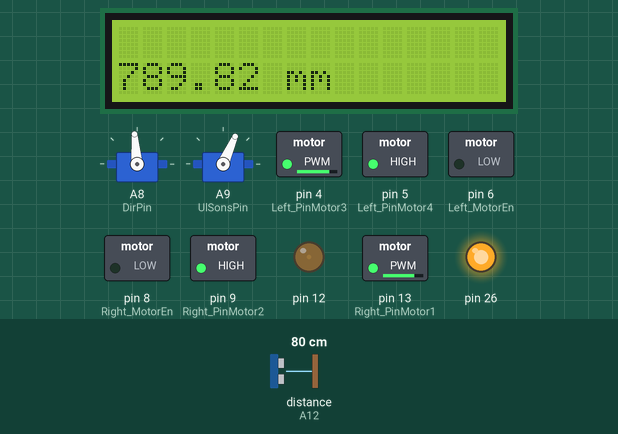
Bench run of a sketch on a simulated Arduino Mega 2560, built with avr-gcc and run on an emulated ATmega2560. Shown: 2 × servo, 16×2 character LCD, switched loads named in the sketch (green lamp = pin HIGH), output pins drawn as LEDs (lit = HIGH). Wiring (inferred from the names in the program): ultrasonic range finder: trigger A13; echo A12. Inputs (shaded band) come from the test bench; at power-on: distance to the obstacle (sensor on A12) 80 cm. The echo pulse lasts 58.3 µs per cm; pins used as bus, display or sensor lines are not drawn; what the sketch prints to the serial monitor is not drawn.

Above: at 2.3 s.
2.4 s: distance to the obstacle (sensor on A12) set to 2 cm
At 2.66 s:
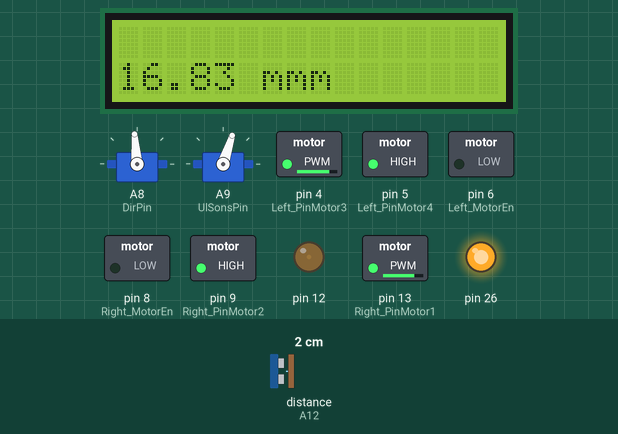
4.3 s: distance to the obstacle (sensor on A12) set to 18 cm
At 7.1 s:
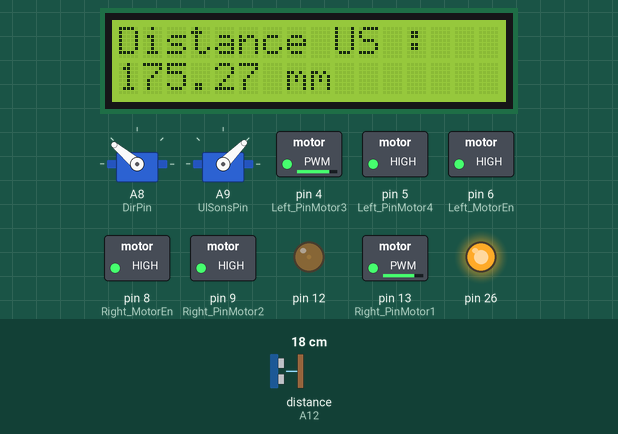
9.5 s: distance to the obstacle (sensor on A12) set to 4 cm
At 10.64 s:
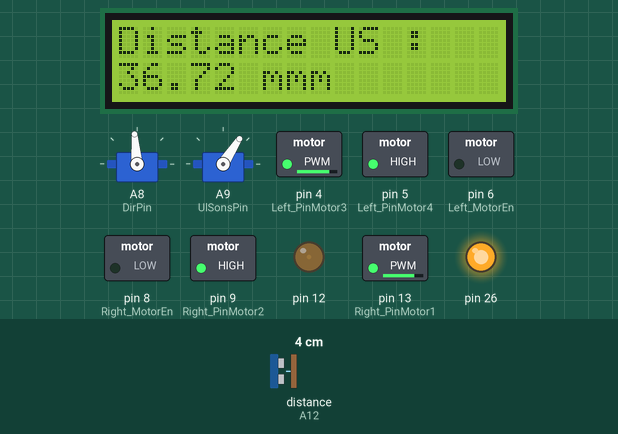
12.3 s: distance to the obstacle (sensor on A12) set to 35 cm
At 13.38 s:
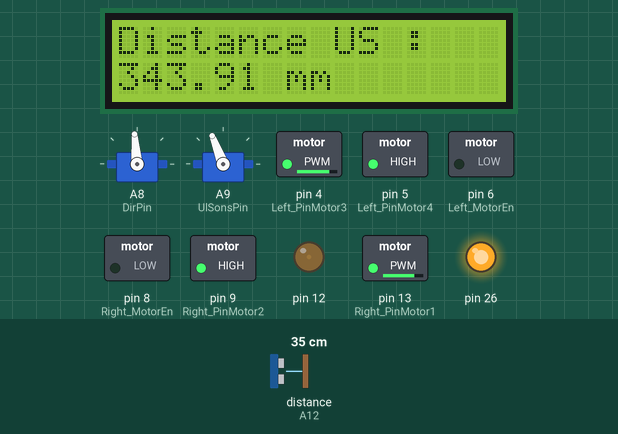
14.3 s: distance to the obstacle (sensor on A12) set to 9 cm
At 16.8 s:
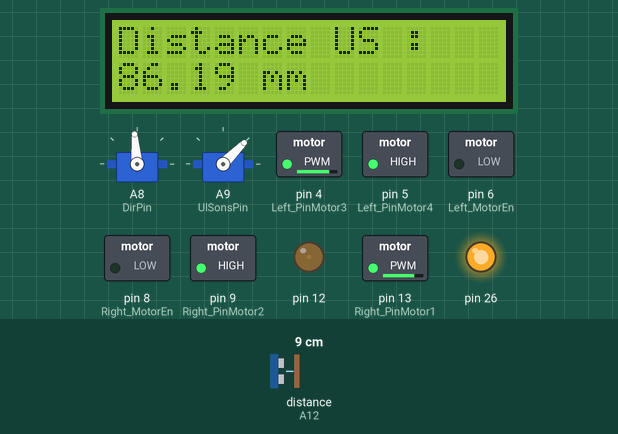
Timing chart, 0 to 17.0 s (numbered marks = the images above; inputs shaded):
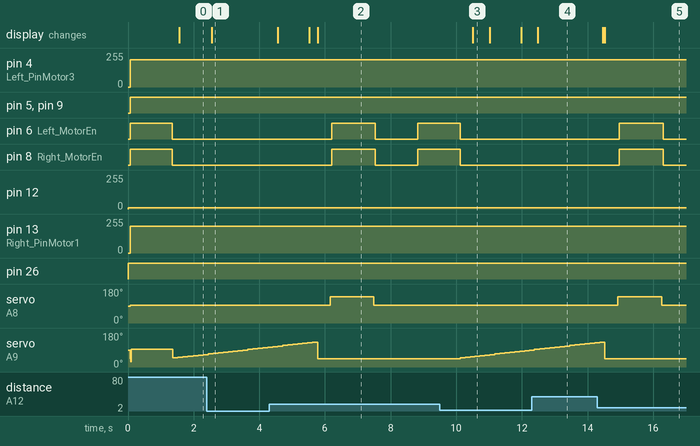

Measured:
- after the input at 2.4 s, the display: changes after 0.15 s (image 1)
- after the input at 4.3 s, the display: first changes after 0.26 s (image 2 shows a later state)
- after the input at 9.5 s, the display: changes after 1.0 s (image 3)
- after the input at 12.3 s, the display: changes after 0.18 s (image 4)
- after the input at 14.3 s, the display: first changes after 0.17 s (image 5 shows a later state)
- by itself, servo on A9 (UlSonsPin): rises from 105° to 132° in 1.2 s, then falls to 45° in 0.16 s
- what the display in image 3 shows lasts 0.5 s, from 10.5 s to 11.0 s

The sketch:

S9CSI-RTI__CodeScenario1_DEL_PUPPO_TISSEUR_CATUSSE.ino
```cpp
/*   Daniel Dixneuf 8 décembre 2021
 *   ES2_exercice2_V1.1.ino
 *   Goals:
 *        1) test the motors supply by the driver board, and test the empulsional sensor on axes
 *        2) test the direction servomotor driven the 2 front wheels
 *        3) test the ultrasonic servomotor driven the ultrasonic sensor
 *_________________________________________________________________________
 *   done:
 *        - the independant supply for the 2 rear motors
 *   doing:
 *        - odometric sensor on the 2 motors M1 M2
 *            * instal library CaptureTimer to pick up the pulses from sensors
 *
 * LeftMotor=M1B (EnB, In3, In4)    RightMotor=M2A(EnA, In1, In2)
 */
#include <Arduino_FreeRTOS.h>
#include "task.h"
#include "Arduino.h"
#include <avr/interrupt.h>
#include <QMC5883LCompass.h>


#define  LeftMotor_signalA 48
#define  LeftMotor_signalB 15
#define  RightMotor_signalA 49
#define  RightMotor_signalB 14
#include <LiquidCrystal.h>
#include <Servo.h>  // on inclut la bibliothèque pour piloter un servomoteur
#include <Wire.h>
#include <Adafruit_INA219.h>
#include <TimerOne.h>
unsigned long time;
long int seconds=0;
int minutes=0;
int hours=0;
int set=0;
int reset=0;
float wattHours =0;
float conso=0;
Adafruit_INA219 ina219;

QMC5883LCompass compass;
const int rs = 28, en = 27, d4 = 22, d5 = 23, d6 = 24, d7 = 25;
LiquidCrystal lcd(rs, en, d4, d5, d6, d7);

char timeline[16];
//
int CmptPulse_RightMotor=0;
int CmptOVL_RightMotor=0;
int CmptPulse_LeftMotor=0;
int CmptOVL_LeftMotor=0;
int compteur_droite = 0;
int compteur_gauche = 0;
int i_US = 45;

// CAPTEUR ULTRASON
/* Constantes pour les broches */
const byte TRIGGER_PIN = A13; // Broche TRIGGER
const byte ECHO_PIN = A12;    // Broche ECHO

/* Constantes pour le timeout */
const unsigned long MEASURE_TIMEOUT = 25000UL; // 25ms = ~8m à 340m/s

/* Vitesse du son dans l'air en mm/us */
const float SOUND_SPEED = 340.0 / 1000;


//Variables for the displacement of the wheel
float pi = 3.1415926535;
float radius = 32.5;
float distance_gauche = 0;
float distance_droite = 0;
float distance ;
bool flag;
//direction
#define DirPin      A8
#define UlSonsPin   A9

int increment = 1;        //incrément entre chaque position
bool Direction_NowAngle = false;//Envoi sur le port série la position courante du servomoteur


//Right Motor (A)
#define Right_PinMotor1  13  //go front (980Hz)
#define Right_PinMotor2   9  //go rear
#define Right_MotorEn     8  //Enable mvt

#define Left_PinMotor3   4  //go front (980Hz)
#define Left_PinMotor4   5  //go rear
#define Left_MotorEn     6  //Enable mvt
//sensor
#define RightMotor_SensorAM1   18  //able to do interruptions
#define RightMotor_SensorBM1   14  //no interruption on this pin; BM1 in late 1/4T if CS2 goes and is in early if CS2 go back
#define LeftMotor_SensorAM2   19   //able to do interruptions
#define LeftMotor_SensorBM2   15   //no interruption on this pina
#define RightMotor_SensorAM1_LevelLow  digitalRead(RightMotor_SensorAM1)==0
#define RightMotor_SensorBM1_LevelLow  digitalRead(LeftMotor_SensorBM2)==0

#define HIGHA HIGH     //change HIGH in LOW to stop all mvts
#define LOWA LOW
#define HIGHB HIGH
#define LOWB LOW

#define derive 26

#define Enable_RightMotorA_On digitalWrite(Right_MotorEn,HIGHA)
#define Enable_RightMotorA_Off digitalWrite(Right_MotorEn,LOW)
#define Enable_LeftMotorB_On digitalWrite(Left_MotorEn,HIGHB)
#define Enable_LeftMotorB_Off digitalWrite(Left_MotorEn,LOW)
//steering wheels
byte Dir_CentralAngle=95;//#define Dir_CentralAngle 90
byte DirUltSonic_CentralAngle=90;


//_______ Global Variables declarations
int unsigned Xtest,XBtest;
int RSpeed;
int speed_RightMotor = 20;   // -100%< <100% de Nmax (avoid -20%< <20% because wheels not really run)
int speed_LeftMotor = -20;
long IncMotorSensorM1;
byte SteeringWheelsposition;
byte Dir_InitialAngle = 60;   //initial angle (wheels on left hand)
byte Dir_FinalAngle = 140;    //final angle (wheels on right hand)
int x, y, z, a, b;
char myArray[3];
byte DirUltrasonicPosition;
float distance_mm;
long measure_US ;
#define DirUlSon_InitialAngle 45
#define DirUlSon_FinalAngle   135
int Mode = 1 ;

Servo  myservoDir;
Servo  myservoUlSons;

TaskHandle_t RightDriveMotor_Handle,LeftDriveMotor_Handle,TestMvt_Handle;
TaskHandle_t InitStWheels_Handle,SteeringWheels_Handle,Dir_Ultrasonic_Handle,InitDirUltrasonic_Handle, Affiche_handle,Compas_handle, US_handle,Affiche_LCD_handle;

// INTERRUPTION FOR ODOMETRIC SENSOR

// The 2 16bits Timer (TIMER4 and TIMER5) are used in this code, which uses 2 inputs capture (ICP4 and ICP5).
// We maintain the high order 48 bits here by incrementing the virtual timer.

///////////////////// TIMER5_CAPT_vect and TIMER4_CAPT_vect: Interrupt capture handlers
//__ ICP5 Interruption
ISR(TIMER5_CAPT_vect) {//right drive Motor
  CmptPulse_LeftMotor++;
    if(digitalRead(15)==1) {
      compteur_gauche++;
      CmptPulse_LeftMotor++;
      if(CmptPulse_LeftMotor>=30000) {CmptPulse_LeftMotor=0;CmptOVL_LeftMotor++;}
    }else{
      compteur_gauche--;
      CmptPulse_LeftMotor--;
      if(CmptPulse_LeftMotor<=(-30000)) {CmptPulse_LeftMotor=0;CmptOVL_LeftMotor--;}
    }

    distance_roue(0);
    //reset Interrupt Flag
    TIFR5 |= (1<<ICF5);
}
//__ ICP5 Interruption
ISR(TIMER4_CAPT_vect) {//the left motor rotor rotates opposite to right motor rotor
    if(digitalRead(14)==0) {
      compteur_droite++;
      CmptPulse_RightMotor++;
      if(CmptPulse_RightMotor>=30000) {CmptPulse_RightMotor=0;CmptOVL_RightMotor++;}
    }else{
      compteur_droite--;
      CmptPulse_RightMotor--;
      if(CmptPulse_RightMotor<=(-30000)) {CmptPulse_RightMotor=0;CmptOVL_RightMotor--;}
    }
    distance_roue(1);
    //reset Interrupt Flag
    TIFR4 |= (1<<ICF4);
}

//_______ Prototypes
static void RightDriveMotor(void * pvParameters);
static void LeftDriveMotor(void * pvParameters);
static void TestMvt(void * pvParameters);
void Steering_Wheels_Task(void * pvParameters);
void Init_StWheels_Task(void * pvParameters);
void Direction_Ultrasonic_Task(void * pvParameters);
void Init_DirUltrasonic_Task(void * pvParameters);
//___________________________________ SETUP
void setup(){
    Serial.begin(115200);
    //--Set pins as outputs
      compass.init();
    pinMode(DirPin, OUTPUT);
    pinMode(Right_PinMotor1, OUTPUT);
    pinMode(Right_PinMotor2, OUTPUT);
    pinMode(Right_MotorEn, OUTPUT);
    pinMode(Left_PinMotor3, OUTPUT);
    pinMode(Left_PinMotor3, OUTPUT);
    pinMode(Left_MotorEn, OUTPUT);
    myservoDir.attach(DirPin);
    myservoUlSons.attach(UlSonsPin);
    pinMode(RightMotor_SensorAM1,INPUT_PULLUP);
    pinMode(LeftMotor_SensorAM2,INPUT_PULLUP);
    pinMode(RightMotor_SensorBM1,INPUT_PULLUP);
    pinMode(LeftMotor_SensorBM2,INPUT_PULLUP);
    pinMode(26,OUTPUT);
    pinMode(12,OUTPUT);
    digitalWrite(26,HIGH);
    analogWrite(12,10);
    lcd.begin(16, 2);

    /* Initialise les broches */
    pinMode(TRIGGER_PIN, OUTPUT);
    digitalWrite(TRIGGER_PIN, LOW); // La broche TRIGGER doit être à LOW au repos
    pinMode(ECHO_PIN, INPUT);

//    monServo.attach(A9); // on définit le Pin utilisé par le servomoteur

    Timer1.start();
  uint32_t currentFrequency;


  ina219.begin();


    //ODO SENSORS SETUP
    //Right Drive Motor M1
   pinMode(RightMotor_signalA, INPUT_PULLUP);pinMode(RightMotor_signalB, INPUT_PULLUP);
   //Left Drive Motor M2
   pinMode(LeftMotor_signalA, INPUT_PULLUP);pinMode(LeftMotor_signalB, INPUT_PULLUP);
   //init and start Timer
   //initTimer();
   //Serial.println("timing...");
    //sermotors
    myservoDir.attach(DirPin);
    myservoUlSons.attach(A9);
    myservoUlSons.write(45);
    myservoDir.write(Dir_CentralAngle);
    //--init
    Xtest=0;XBtest=0;
    RSpeed=0;
    IncMotorSensorM1=0;
    SteeringWheelsposition = 120;
    //--interruptions
    //--Tasks
    //Serial.println("la");
    xTaskCreate(TestMvt, "TestMvt", 100, NULL, 5, &TestMvt_Handle);//vTaskSuspend(TestMvt_Handle);
    xTaskCreate(RightDriveMotor, "RightDriveMotor", 100, NULL, 1, &RightDriveMotor_Handle);vTaskSuspend(RightDriveMotor_Handle);
    xTaskCreate(LeftDriveMotor, "LeftDriveMotor", 100, NULL, 1, &LeftDriveMotor_Handle);vTaskSuspend(LeftDriveMotor_Handle);
    xTaskCreate(Steering_Wheels_Task, "Steering_Wheels_Task", 100, NULL, 1, &SteeringWheels_Handle);vTaskSuspend(SteeringWheels_Handle);
    xTaskCreate(Init_StWheels_Task, "Init_StWheels_Task", 100, NULL, 1, &InitStWheels_Handle);vTaskSuspend(InitStWheels_Handle);
    xTaskCreate(Direction_Ultrasonic_Task, "Direction_Ultrasonic_Task", 100, NULL, 1, &Dir_Ultrasonic_Handle);vTaskSuspend(Dir_Ultrasonic_Handle);
    xTaskCreate(Init_DirUltrasonic_Task, "Init_DirUltrasonic_Task", 100, NULL, 1, &InitDirUltrasonic_Handle);vTaskSuspend(InitDirUltrasonic_Handle);
    xTaskCreate(Affiche, "Affiche", 100, NULL, 3, &Affiche_handle);vTaskSuspend(Affiche_handle);
    xTaskCreate(Affiche_LCD, "Affiche_LCD", 100, NULL, 3, &Affiche_LCD_handle);//vTaskSuspend(Affiche_LCD_handle);
    xTaskCreate(Compas, "Compas", 100, NULL, 2, &Compas_handle);vTaskSuspend(Compas_handle);
    xTaskCreate(US, "US", 100, NULL, 2, &US_handle); vTaskSuspend(US_handle);
    xTaskCreate(Idle_Task, "Idle_Task", 100, NULL, 0, NULL);
    Serial.println("Setup");
    //--let's go
    vTaskStartScheduler();
}
//___________________________ Functions Descriptions
//_____Main
//__


/////////////////////////////init TIMER
void initTimer(void) {
  //__Input Capture setup Right Motor
  // ICNC4: Enable Input Capture Noise Canceler
  // ICES4: =1 for trigger on rising edge, =0 falling edge
  // CS40: =1 set prescaler to 1x system clock (F_CPU), the TCNT1 register overflow with Freq=16MHz/1024
  TCCR4A = 0;
  TCCR4B = (1<<ICNC4) | (0<<ICES4) | (1<<CS40); //(0<<ICNC4)
  TCCR4C = 0;
  //catchFallingEdge(); // initialize to catch
  { TCCR4B &= ~(1<<ICES4); TIFR4 |= (1<<ICF4); }
  // Interrupt setup
  // ICIE4: Input capture
  // TOIE4: TIMER4 overflow
  TIFR4 = (1<<ICF4);// | (1<<TOV1);    // clear pending interrupt capture flag and overflow timer flag
  TIMSK4 = (1<<ICIE4);// | (1<<TOIE4); // and enable

  //__Input Capture setup Left Motor
  TCCR5A = 0;
  TCCR5B = (1<<ICNC5) | (0<<ICES5) | (1<<CS50); //(0<<ICNC5)
  TCCR5C = 0;
  //catchFallingEdge(); // initialize to catch
  { TCCR5B &= ~(1<<ICES5); TIFR5 |= (1<<ICF5);  }
  TIFR5 = (1<<ICF5);// | (1<<TOV1);    // clear pending interrupt capture flag and overflow timer flag
  TIMSK5 = (1<<ICIE5);// | (1<<TOIE5); // and enable
}
void Affiche_LCD(){
  while(1){
 lcd.setCursor(0,1);
 lcd.print(distance_mm);lcd.print(" mm");
 vTaskDelay(500/portTICK_PERIOD_MS);

  }


}

void Affiche(){
  while(1){
  Serial.print("distance gauche :");
  Serial.println(distance_gauche); Serial.println(compteur_gauche);
  Serial.print("distance droite :");
  Serial.println(distance_droite);Serial.println(compteur_droite);
  Serial.print("compass   :");
  Serial.print(a); Serial.print("   "); Serial.println(b);

 /*   Serial.print(" Direction: ");
  Serial.print(myArray[0]);
  Serial.print(myArray[1]);
  Serial.print(myArray[2]);

  Serial.println();
  Serial.print("Distance :  ");
  Serial.println(distance_mm);*/
   vTaskDelay(500/portTICK_PERIOD_MS);
  }
}

void Compas(){
  while(1){
  compass.read();
  x = compass.getX();
  y = compass.getY();
  z = compass.getZ();
  a = compass.getAzimuth();
 /*
  if(a+derive > 360 ){
    a = 360-(a+derive);
  }else{
    a= a+derive;
  }*/
  b = compass.getBearing(a);
  compass.getDirection(myArray, a);
  vTaskDelay(500/portTICK_PERIOD_MS);
  Serial.println("tache compass");
}
}

void US() {
  while(1){

    /* 1. Lance une mesure de distance en envoyant une impulsion HIGH de 10µs sur la broche TRIGGER */
  digitalWrite(TRIGGER_PIN, HIGH);
  delayMicroseconds(10);
  digitalWrite(TRIGGER_PIN, LOW);

  /* 2. Mesure le temps entre l'envoi de l'impulsion ultrasonique et son écho (si il existe) */
  measure_US = pulseIn(ECHO_PIN, HIGH, MEASURE_TIMEOUT);

  /* 3. Calcul la distance à partir du temps mesuré */
  if(measure_US / 2.0 * SOUND_SPEED > 0){
    distance_mm = measure_US / 2.0 * SOUND_SPEED;
  }
  Serial.println("tache US");
  i_US = i_US + 3;
  myservoUlSons.write(i_US);
  //Scan du servo
  if(i_US == 135){
    i_US=45;
    myservoUlSons.write(i_US);
    flag = 1;
   // vTaskResume(TestMvt_Handle);
   //vTaskSuspend(US_handle);
       lcd.clear();
       lcd.setCursor(0,0);

       lcd.print("Distance US :");
       lcd.setCursor(0,1);
       lcd.print(distance_mm);
       lcd.print(" mm");
  }
  vTaskDelay(150/portTICK_PERIOD_MS);
  }
}

void Direction_Ultrasonic_Task(void * pvParameters){
  while(1){
           for (DirUltrasonicPosition = DirUlSon_InitialAngle; DirUltrasonicPosition <=DirUlSon_FinalAngle; DirUltrasonicPosition ++){
              myservoUlSons.write(DirUltrasonicPosition);
              vTaskDelay(50/portTICK_PERIOD_MS);

           }
           for (DirUltrasonicPosition = DirUlSon_FinalAngle; DirUltrasonicPosition >=DirUlSon_InitialAngle; DirUltrasonicPosition --){
              myservoUlSons.write(DirUltrasonicPosition);
              vTaskDelay(50/portTICK_PERIOD_MS);
           }

           //Serial.println("-------- Dir UltSonic");
  }
}
void Init_DirUltrasonic_Task(void * pvParameters){
    //Serial.println("--------Dir UltSonic");
  while(1){
        if(DirUltrasonicPosition<=DirUltSonic_CentralAngle){
           for (DirUltrasonicPosition = DirUltrasonicPosition; DirUltrasonicPosition <=Dir_CentralAngle; DirUltrasonicPosition ++){
              myservoUlSons.write(DirUltrasonicPosition);
              vTaskDelay(10/portTICK_PERIOD_MS);
           }
        }else{
           for (DirUltrasonicPosition = DirUltrasonicPosition; DirUltrasonicPosition >=Dir_CentralAngle; DirUltrasonicPosition --){
              myservoUlSons.write(DirUltrasonicPosition);
              vTaskDelay(10/portTICK_PERIOD_MS);
           }
        }
        vTaskSuspend(NULL);
  }
}
//__
void Steering_Wheels_Task(void * pvParameters){
  //Serial.println("-------------Init Steering_Wheels_Task");
  while(1){
          for (SteeringWheelsposition = Dir_InitialAngle; SteeringWheelsposition <=Dir_FinalAngle; SteeringWheelsposition ++){
              myservoDir.write(SteeringWheelsposition);
              vTaskDelay(50/portTICK_PERIOD_MS);

           }
           for (SteeringWheelsposition = Dir_FinalAngle; SteeringWheelsposition >=Dir_InitialAngle; SteeringWheelsposition --){
              myservoDir.write(SteeringWheelsposition);
              vTaskDelay(50/portTICK_PERIOD_MS);
           }
  }
}

void Init_StWheels_Task(void * pvParameters){
    //Serial.println("--------Init StWheels");
  while(1){
        if(SteeringWheelsposition<=Dir_CentralAngle){
           for (SteeringWheelsposition = SteeringWheelsposition; SteeringWheelsposition <=Dir_CentralAngle; SteeringWheelsposition ++){
              myservoDir.write(SteeringWheelsposition);
              vTaskDelay(10/portTICK_PERIOD_MS);
           }
        }else{
           for (SteeringWheelsposition = SteeringWheelsposition; SteeringWheelsposition >=Dir_CentralAngle; SteeringWheelsposition --){
              myservoDir.write(SteeringWheelsposition);
              vTaskDelay(10/portTICK_PERIOD_MS);
           }
        }
        vTaskSuspend(NULL);
  }
}
//__
static void TestMvt(void * pvParameters){
  vTaskResume(RightDriveMotor_Handle);
  vTaskResume(LeftDriveMotor_Handle);
  vTaskResume(InitStWheels_Handle);
  vTaskResume(InitDirUltrasonic_Handle);
  while(1){
  Serial.println("tache MVT");
   switch(XBtest){
    case 0:
        RSpeed=20;

        speed_LeftMotor=RSpeed;speed_RightMotor=1.1*RSpeed;
        vTaskResume(RightDriveMotor_Handle);
        vTaskResume(LeftDriveMotor_Handle);
        vTaskDelay(1000/portTICK_PERIOD_MS);
        XBtest = 1;
        break;

      case 1 :
          speed_LeftMotor=0;speed_RightMotor=0;
          Mode = 4;
          vTaskResume(RightDriveMotor_Handle);
          vTaskResume(LeftDriveMotor_Handle);
          vTaskResume(US_handle);
          //vTaskSuspend(TestMvt_Handle);

          if(flag){
            vTaskSuspend(US_handle);
            flag = 0;
            XBtest = 2;
            Mode = 1;
          }
        break;

      case 2:
        RSpeed=20;
        myservoDir.write(140);
        vTaskDelay(50/portTICK_PERIOD_MS);
        speed_LeftMotor=RSpeed;speed_RightMotor=1.1* RSpeed;
        vTaskResume(RightDriveMotor_Handle);
        vTaskResume(LeftDriveMotor_Handle);
        vTaskDelay(1000/portTICK_PERIOD_MS);
          XBtest = 3;

        break;

       case 3 :
          myservoDir.write(95);
          vTaskDelay(50/portTICK_PERIOD_MS);
          speed_LeftMotor=0;speed_RightMotor=0;
          vTaskResume(RightDriveMotor_Handle);
          vTaskResume(LeftDriveMotor_Handle);
          vTaskDelay(1000/portTICK_PERIOD_MS);
          XBtest = 0;
        break;
      }
    //Serial.print("----SMR=");Serial.print(speed_RightMotor);Serial.print(" ----SML=");Serial.print(speed_LeftMotor);Serial.print(" ----");Serial.print(Xtest);Serial.print("----");Serial.println(XBtest);
    vTaskDelay(300/portTICK_PERIOD_MS);
  }
}
//_____Motors
static void RightDriveMotor(void * pvParameters){ //RightMotor=M2A(EnA, In1, In2)
int speed_LM;
  while(1){
    if(speed_RightMotor==0) {
      Enable_RightMotorA_Off;
    }
    else if (speed_RightMotor>0) {
        speed_LM=map(speed_RightMotor,0,100,255,0);
        analogWrite(Right_PinMotor2, 255); analogWrite(Right_PinMotor1, speed_LM);
        Enable_RightMotorA_On;
      }
    else if (speed_RightMotor<0) {
        speed_LM=map(speed_RightMotor,-100,0,255,0);
        analogWrite(Right_PinMotor2, 0); analogWrite(Right_PinMotor1, speed_LM);
        Enable_RightMotorA_On;
      }
     vTaskSuspend(NULL);
    }
}
//__
static void LeftDriveMotor(void * pvParameters){// LeftMotor=M1B (EnB, In3, In4)
int speed_LM;
  while(1){
    if(speed_LeftMotor==0) {
      Enable_LeftMotorB_Off;
    }
    else if(speed_LeftMotor>0) {
        speed_LM=map(speed_LeftMotor,0,100,255,0);
        analogWrite(Left_PinMotor4, 255); analogWrite(Left_PinMotor3, speed_LM);
        Enable_LeftMotorB_On;
      }
    else if(speed_LeftMotor<0) {
        speed_LM=map(speed_LeftMotor,-100,0,255,0);
        analogWrite(Left_PinMotor4, 0); analogWrite(Left_PinMotor3, speed_LM);
        Enable_LeftMotorB_On;
      }
    vTaskSuspend(NULL);
    }
}

 void distance_roue(bool sens) {
 int compteur;
 int compteur_2;
 float distance_2;
  if(sens == 0) {
   compteur = CmptPulse_LeftMotor;
   compteur_2 = CmptOVL_LeftMotor;
  } else {
    compteur = CmptPulse_RightMotor;
    compteur_2 = CmptOVL_RightMotor;
  }
  distance = (compteur * 2 * pi * radius) / 360;// There is 360 impulsions per rotation of the motor of the car
  distance_2 = ((compteur_2 * pi * radius) / 360) *30000;
  if(sens == 0) {
    distance_gauche = distance+distance_2;
  } else {
    distance_droite = distance+distance_2;
  }
}

//_________________________________ LOOP IDLE
void loop() {
    Serial.println("LOOP");
}

//__Idle Task
static void Idle_Task(void* pvParameters)
{ //Nothing here, for this application
  while(1)
   {
    Serial.println("idle task");
    //vTaskDelay(100/portTICK_PERIOD_MS);
   }
}
```
